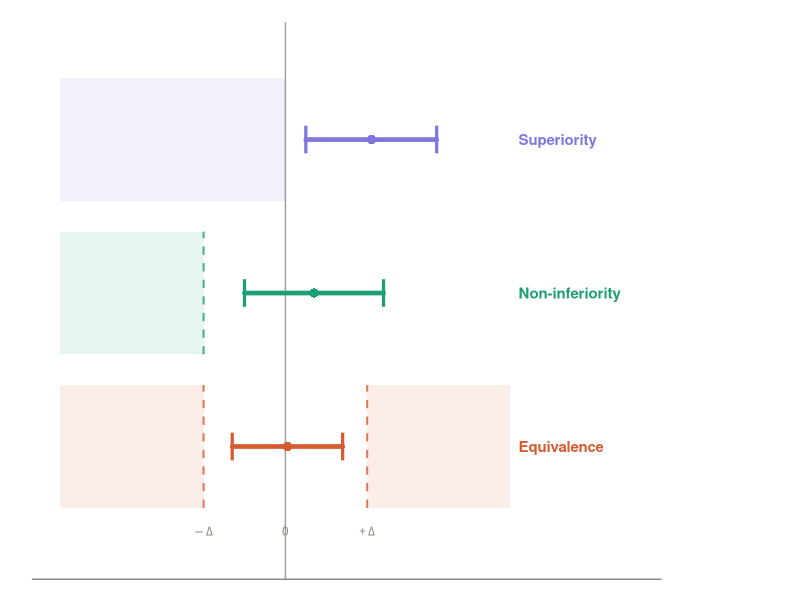
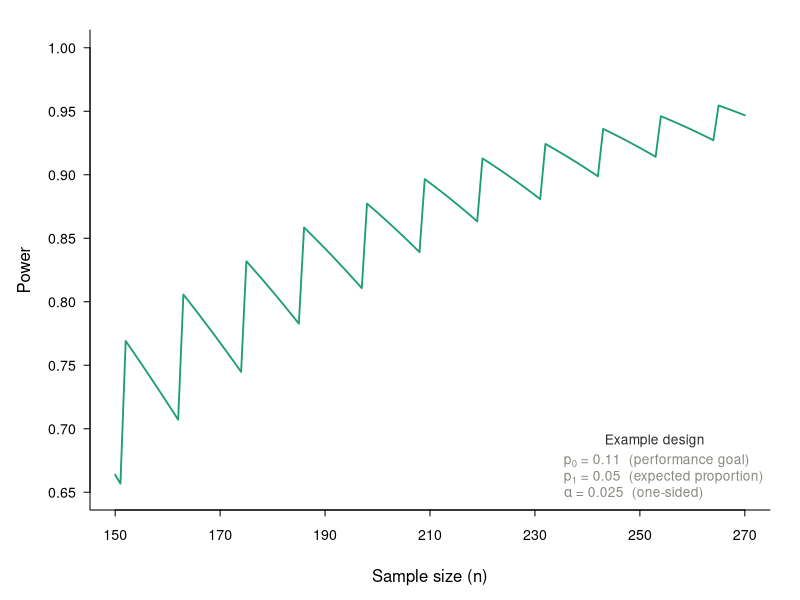
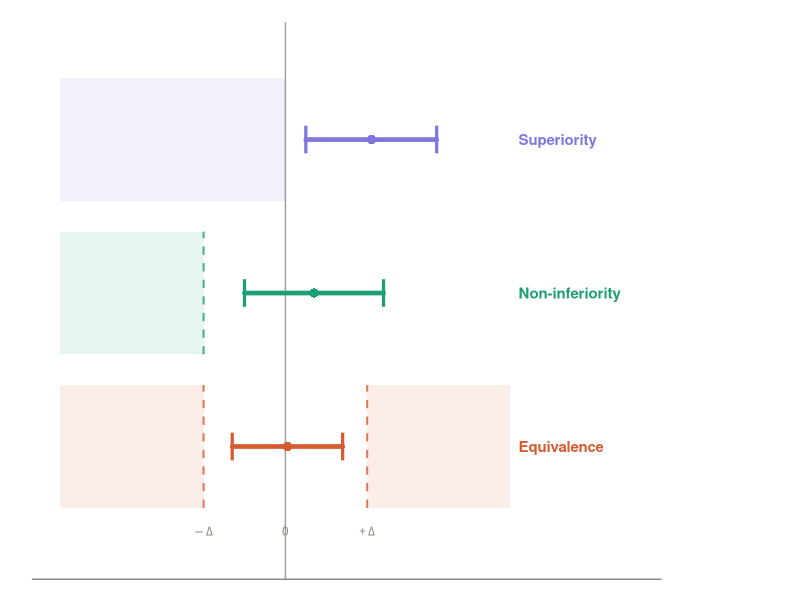

Source code (R) for these figures, in order: (Note: this script raises an error after producing the figures.)
## ---- chunk 1
knitr::opts_chunk$set(echo = FALSE, warning = FALSE, 
                      message = FALSE, fig.pos = "H",
                      out.width = "80%",
                      fig.align = "center",
                      cache = TRUE)
## ---- chunk 2

library(ggplot2)

col_sup  <- "#7F77DD"
col_ni   <- "#1D9E75"
col_eq   <- "#D85A30"
col_axis <- "#888780"
col_line <- "#2C2C2A"

# CI data
cis <- data.frame(
  label = factor(c("Superiority", "Non-inferiority", "Equivalence"),
                 levels = c("Equivalence", "Non-inferiority", "Superiority")),
  lo    = c(0.05, -0.10, -0.13),
  hi    = c(0.37,  0.24,  0.14),
  mid   = c(0.21,  0.07,  0.005),
  y     = c(3, 2, 1),
  color = c(col_sup, col_ni, col_eq)
)

ggplot() +
  
  # shading: superiority H0 (left of 0)
  annotate("rect", xmin = -0.55, xmax = 0,
           ymin = 2.6, ymax = 3.4, fill = col_sup, alpha = 0.10) +
  
  # shading: non-inferiority H0 (left of -delta)
  annotate("rect", xmin = -0.55, xmax = -0.20,
           ymin = 1.6, ymax = 2.4, fill = col_ni, alpha = 0.10) +
  
  # shading: equivalence H0 (both tails)
  annotate("rect", xmin = -0.55, xmax = -0.20,
           ymin = 0.6, ymax = 1.4, fill = col_eq, alpha = 0.10) +
  annotate("rect", xmin = 0.20, xmax = 0.55,
           ymin = 0.6, ymax = 1.4, fill = col_eq, alpha = 0.10) +
  
  # zero line
  geom_vline(xintercept = 0, colour = col_line,
             linewidth = 0.5, alpha = 0.45, linetype = "solid") +
  
  # NI margin
  geom_segment(aes(x = -0.20, xend = -0.20, y = 1.6, yend = 2.4),
               colour = col_ni, linewidth = 0.7, linetype = "dashed", alpha = 0.8) +
  
  # Equivalence margins
  geom_segment(aes(x = -0.20, xend = -0.20, y = 0.6, yend = 1.4),
               colour = col_eq, linewidth = 0.7, linetype = "dashed", alpha = 0.8) +
  geom_segment(aes(x =  0.20, xend =  0.20, y = 0.6, yend = 1.4),
               colour = col_eq, linewidth = 0.7, linetype = "dashed", alpha = 0.8) +
  
  # CI bars
  geom_segment(data = cis,
               aes(x = lo, xend = hi, y = y, yend = y, colour = label),
               linewidth = 1.6, lineend = "round", show.legend = FALSE) +
  geom_segment(data = cis,
               aes(x = lo, xend = lo, y = y - 0.09, yend = y + 0.09, colour = label),
               linewidth = 1.1, show.legend = FALSE) +
  geom_segment(data = cis,
               aes(x = hi, xend = hi, y = y - 0.09, yend = y + 0.09, colour = label),
               linewidth = 1.1, show.legend = FALSE) +
  geom_point(data = cis,
             aes(x = mid, y = y, colour = label),
             size = 2.8, shape = 16, show.legend = FALSE) +
  
  # row labels (right side)
  geom_text(data = cis,
            aes(x = 0.57, y = y, label = label, colour = label),
            hjust = 0, size = 3.8, fontface = "bold", show.legend = FALSE) +
  
  # axis zero label
  annotate("text", x = 0, y = 0.45, label = "0",
           size = 3, colour = col_axis, hjust = 0.5) +
  
  # margin labels
annotate("text", x = -0.20, y = 0.45, label = expression(-Delta),
         size = 3, colour = col_axis, hjust = 0.5) +
annotate("text", x =  0.20, y = 0.45, label = expression(+Delta),
         size = 3, colour = col_axis, hjust = 0.5) +
  
  scale_colour_manual(values = c(
    "Superiority"     = col_sup,
    "Non-inferiority" = col_ni,
    "Equivalence"     = col_eq
  )) +
  
  coord_cartesian(xlim = c(-0.55, 0.85), ylim = c(0.3, 3.6), clip = "off") +
  
  theme_minimal(base_size = 12) +
  theme(
    panel.grid       = element_blank(),
    axis.text        = element_blank(),
    axis.ticks       = element_blank(),
    axis.title       = element_blank(),
    axis.line.x      = element_line(colour = col_axis, linewidth = 0.5),
    plot.background  = element_rect(fill = "white", colour = NA),
    panel.background = element_rect(fill = "white", colour = NA),
    plot.margin      = margin(16, 100, 12, 20)
  )

ggsave("trial_designs.png", width = 8, height = 4.5, dpi = 200, bg = "white")


## ---- chunk 3

N     <- 150:270
alpha <- 0.025
p0    <- 0.89
p1    <- 0.95

crit  <- qbinom(p = 1 - alpha, size = N, prob = p0)
power <- 1 - pbinom(q = crit, size = N, prob = p1)

par(
  mar    = c(4.5, 4.5, 1.5, 1.5),
  family = "sans",
  mgp    = c(2.8, 0.7, 0),
  tcl    = -0.3
)

plot(N, power,
     type = "l",
     lwd  = 1.8,
     col  = "#1D9E75",
     las  = 1,
     xlab = "Sample size (n)",
     ylab = "Power",
     ylim = c(0.65, 1.00),
     yaxt = "n",
     xaxt = "n",
     bty  = "l")

axis(2, at = seq(0.65, 1.00, by = 0.05),
     labels = sprintf("%.2f", seq(0.65, 1.00, by = 0.05)),
     las = 1, cex.axis = 0.85)

axis(1, at = seq(150, 270, by = 20),
     cex.axis = 0.85)

legend("bottomright",
       title     = "Example design",
       title.col = "#2C2C2A",
       legend    = c(
         expression(paste(p[0], " = 0.11  (performance goal)")),
         expression(paste(p[1], " = 0.05  (expected proportion)")),
         expression(paste(alpha,  " = 0.025  (one-sided)"))
       ),
       col      = "#888780",
       lty      = 0,
       pch      = NA,
       bty      = "n",
       cex      = 0.82,
       text.col = "#888780")
## ---- chunk 4
library(kableExtra)

pg_tbl <- data.frame(
  Endpoint           = c("Composite (Death, Amputation, TVR)", "RCC (Improved, No Change)"),
  Timepoint          = c("30 Days", "12 Months"),
  `Pooled Proportion` = c("6.0\\%", "95.8\\%"),
  `95\\% CI`         = c("[2.9, 12.1\\%]", "[87.9, 98.6\\%]"),
  `Performance Goal` = c("$\\leq$ 12\\%", "$\\geq$ 88\\%"),
  check.names = FALSE
)

kbl(pg_tbl, booktabs = TRUE, escape = FALSE, align = "lcccc", linesep = "",
    caption = "Performance Goals for Safety and Efficacy") |>
  kable_styling(latex_options = "HOLD_position", full_width = FALSE, font_size = 11) |>
  row_spec(0, background = "#3A3A6A", color = "white", bold = FALSE) |>
  column_spec(1, width = "5.2cm") |>
  pack_rows("Safety Endpoints",   1, 1, background = "#4A4A6A", color = "white", bold = FALSE) |>
  pack_rows("Efficacy Endpoints", 2, 2, background = "#6B4A2A", color = "white", bold = FALSE)
## ---- chunk 5
knitr::include_graphics("Figures/forest_plot_pooled_estimates.png")
## ---- chunk 6
library(kableExtra)
het_A <- data.frame(
  Measure         = c("$\\tau^2$", "$I^2$", "H", "Q (Wald)", "Q (LRT)"),
  Value           = c("0.00", "0.0\\%", "1.00", "0.00", "NA"),
  `CI or p-value` = c("NA", "0.0\\% to 0.9\\%", "1.00 to 3.10", "$p$ = 0.998", "NA"),
  check.names = FALSE
)
kbl(het_A, booktabs = TRUE, escape = FALSE, align = "lcc", linesep = "",
    caption = "Heterogeneity Statistics: 30-day Composite") |>
  kable_styling(latex_options = "HOLD_position", full_width = FALSE, font_size = 11) |>
  row_spec(0, background = "#3A3A6A", color = "white", bold = TRUE) |>
  column_spec(1, width = "3cm")
## ---- chunk 7
het_B <- data.frame(
  Measure         = c("$\\tau^2$", "$I^2$", "H", "Q (Wald)", "Q (LRT)"),
  Value           = c("0.00", "0.0\\%", "1.00", "1.31", "NA"),
  `CI or p-value` = c("NA", "0.0\\% to 0.9\\%", "1.00 to 3.10", "$p$ = 0.520", "NA"),
  check.names = FALSE
)
kbl(het_B, booktabs = TRUE, escape = FALSE, align = "lcc", linesep = "",
    caption = "Heterogeneity Statistics: 12-month Rutherford classification") |>
  kable_styling(latex_options = "HOLD_position", full_width = FALSE, font_size = 11) |>
  row_spec(0, background = "#3A3A6A", color = "white", bold = TRUE) |>
  column_spec(1, width = "3cm")
## ---- chunk 8
knitr::include_graphics("Figures/coverage_probability_n100_overlay.png")
## ---- chunk 9
knitr::include_graphics("Figures/coverage_width_n20.png")
## ---- chunk 10
knitr::include_graphics("Figures/coverage_width_n50.png")
## ---- chunk 11
knitr::include_graphics("Figures/coverage_width_n100.png")
## ---- chunk 12
knitr::include_graphics("Figures/power_curve_clopper_pearson.png")
## ---- chunk 13
knitr::include_graphics("Figures/sample_size_comparison_table.png")
## ---- chunk 14
knitr::include_graphics("Figures/ci_diagram_all_methods.png")
## ---- chunk 15
knitr::include_graphics("Figures/bayesian_power_curve.png")
## ---- chunk 16
knitr::include_graphics("Figures/prior_weight_sensitivity.png")
